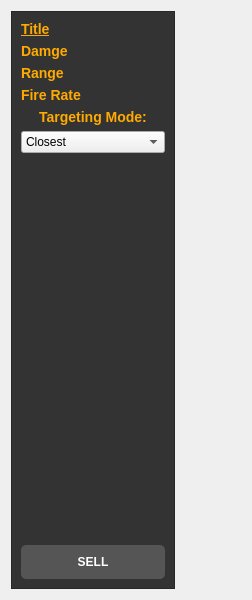
<?xml version="1.0" encoding="UTF-8"?>
<ui version="4.0">
 <class>Form</class>
 <widget class="QWidget" name="Form">
  <property name="geometry">
   <rect>
    <x>0</x>
    <y>0</y>
    <width>252</width>
    <height>600</height>
   </rect>
  </property>
  <property name="windowTitle">
   <string>Form</string>
  </property>
  <property name="styleSheet">
   <string notr="true">QFrame#PeekFrame {
    background-color: rgba(0, 0, 0, 0.0);
    border-top-left-radius: 15px;
    border-bottom-left-radius: 15px;
}

QFrame#PeekFrame QLabel {
    color: white;
    font-weight: bold;
    font-size: 16px;
}

QFrame#ContentFrame {
    background-color: #333333;
}

QFrame#ContentFrame QLabel {
    color: #FFAA00;
    font-weight: bold;
    font-size: 14px;
}

QPushButton {
    background-color: #555555;
    color: white;
    border-radius: 5px;
    padding: 10px;
    font-weight: bold;
}

QPushButton:hover {
    background-color: #777777;
}

QPushButton:pressed {
    background-color: #999999;
}

QLabel#MenuTowerIcon{
    image: url(res/textures/menu_tower_icon.png); 
}</string>
  </property>
  <layout class="QHBoxLayout" name="horizontalLayout">
   <item>
    <widget class="QFrame" name="ContentFrame">
     <property name="frameShape">
      <enum>QFrame::StyledPanel</enum>
     </property>
     <property name="frameShadow">
      <enum>QFrame::Raised</enum>
     </property>
     <layout class="QVBoxLayout" name="verticalLayout_2">
      <item>
       <widget class="QLabel" name="labelTitle">
        <property name="font">
         <font>
          <pointsize>-1</pointsize>
          <weight>75</weight>
          <bold>true</bold>
          <underline>true</underline>
          <strikeout>false</strikeout>
         </font>
        </property>
        <property name="text">
         <string>Title</string>
        </property>
       </widget>
      </item>
      <item>
       <widget class="QLabel" name="labelDamage">
        <property name="text">
         <string>Damge</string>
        </property>
       </widget>
      </item>
      <item>
       <widget class="QLabel" name="labelRange">
        <property name="text">
         <string>Range</string>
        </property>
       </widget>
      </item>
      <item>
       <widget class="QLabel" name="labelFireRate">
        <property name="text">
         <string>Fire Rate</string>
        </property>
       </widget>
      </item>
      <item>
       <widget class="QLabel" name="label">
        <property name="text">
         <string>Targeting Mode:</string>
        </property>
        <property name="alignment">
         <set>Qt::AlignCenter</set>
        </property>
       </widget>
      </item>
      <item>
       <widget class="QComboBox" name="comboTargeting">
        <item>
         <property name="text">
          <string>Closest</string>
         </property>
        </item>
        <item>
         <property name="text">
          <string>Most HP</string>
         </property>
        </item>
        <item>
         <property name="text">
          <string>Least HP</string>
         </property>
        </item>
       </widget>
      </item>
      <item>
       <spacer name="verticalSpacer">
        <property name="orientation">
         <enum>Qt::Vertical</enum>
        </property>
        <property name="sizeHint" stdset="0">
         <size>
          <width>20</width>
          <height>418</height>
         </size>
        </property>
       </spacer>
      </item>
      <item>
       <widget class="QPushButton" name="buttonSell">
        <property name="text">
         <string>SELL</string>
        </property>
       </widget>
      </item>
     </layout>
    </widget>
   </item>
   <item>
    <widget class="QFrame" name="PeekFrame">
     <property name="minimumSize">
      <size>
       <width>60</width>
       <height>0</height>
      </size>
     </property>
     <property name="maximumSize">
      <size>
       <width>60</width>
       <height>16777215</height>
      </size>
     </property>
     <property name="frameShape">
      <enum>QFrame::StyledPanel</enum>
     </property>
     <property name="frameShadow">
      <enum>QFrame::Raised</enum>
     </property>
     <layout class="QVBoxLayout" name="verticalLayout">
      <item>
       <widget class="QLabel" name="MenuTowerIcon">
        <property name="minimumSize">
         <size>
          <width>50</width>
          <height>50</height>
         </size>
        </property>
        <property name="maximumSize">
         <size>
          <width>50</width>
          <height>50</height>
         </size>
        </property>
        <property name="text">
         <string/>
        </property>
        <property name="pixmap">
         <pixmap>../textures/info_icon.png</pixmap>
        </property>
       </widget>
      </item>
      <item>
       <spacer name="verticalSpacer_2">
        <property name="orientation">
         <enum>Qt::Vertical</enum>
        </property>
        <property name="sizeHint" stdset="0">
         <size>
          <width>20</width>
          <height>523</height>
         </size>
        </property>
       </spacer>
      </item>
     </layout>
    </widget>
   </item>
  </layout>
 </widget>
 <resources/>
 <connections/>
</ui>
